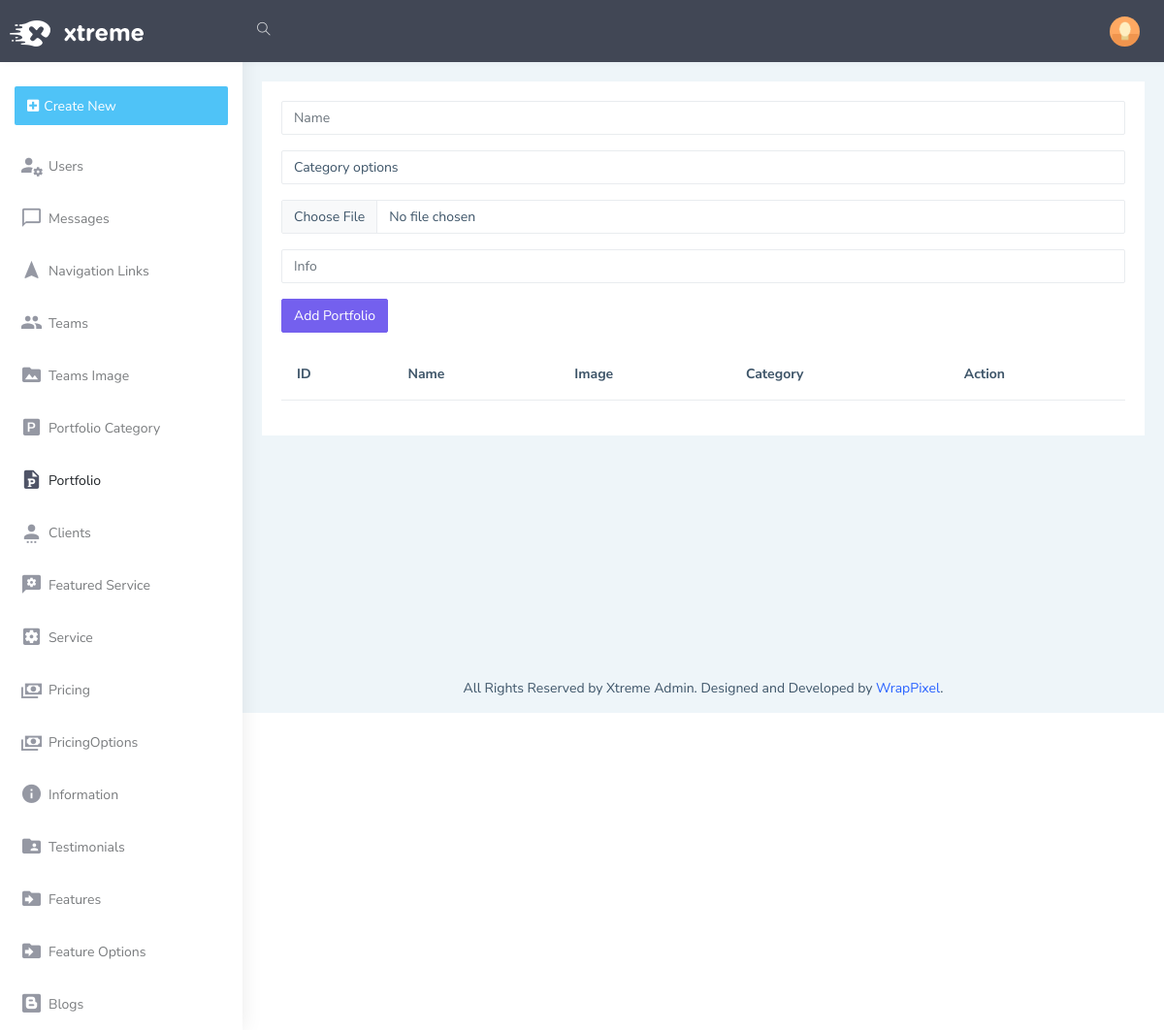
Before: /admin/portfolio with the older database file.
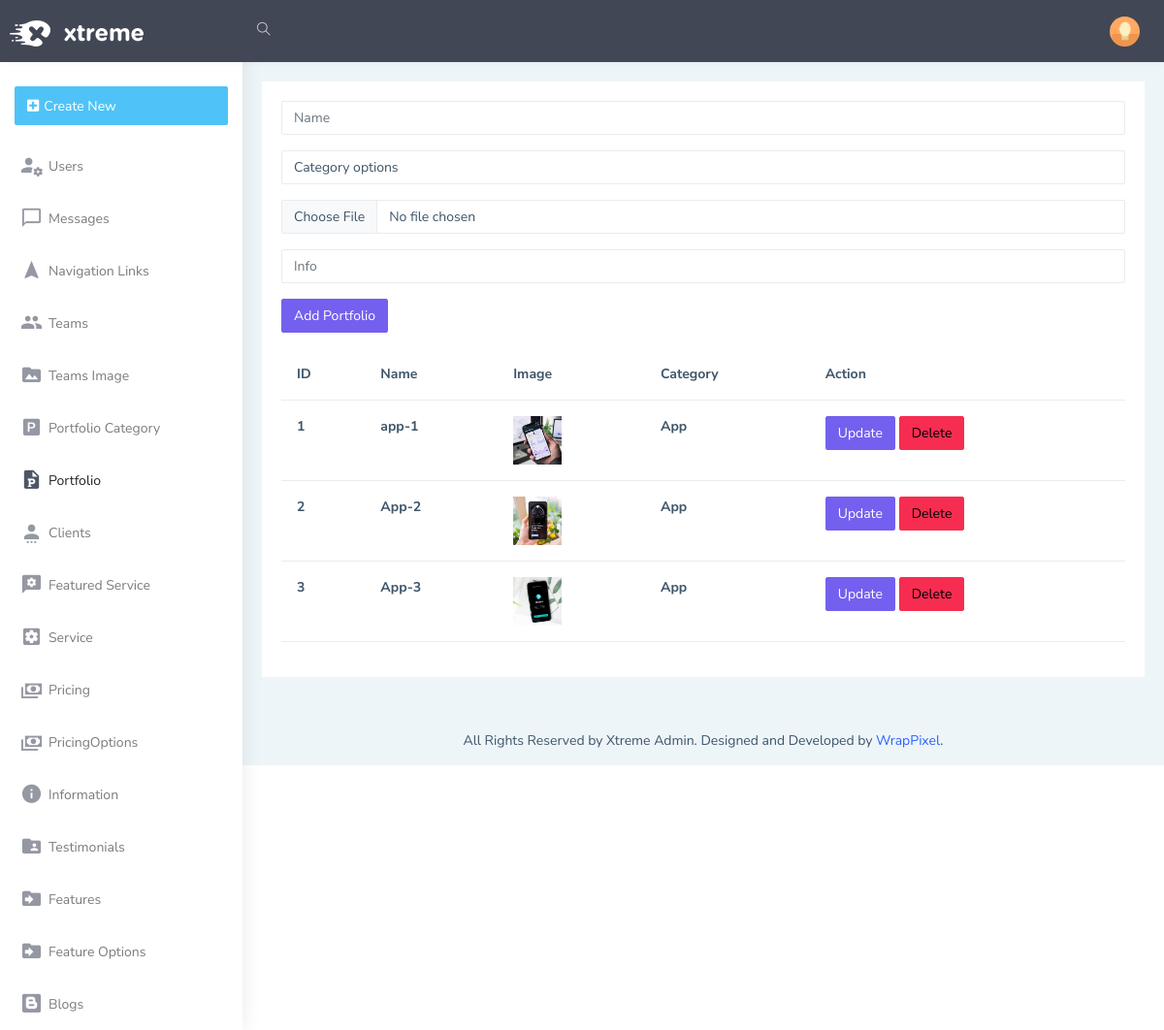
After: the same page with the newer database file.
### models.py (models this page shows)
class Portfolio(db.Model):
    Id=db.Column(db.Integer,primary_key=True,autoincrement=True)
    name=db.Column(db.String(25))
    Category_id=db.Column(db.Integer, db.ForeignKey('portfolio_category.Id'))
    img=db.Column(db.String(50))
    info=db.Column(db.String(100))

class PortfolioCategory(db.Model):
    Id=db.Column(db.Integer,primary_key=True,autoincrement=True)
    name=db.Column(db.String(50))
    portfolios=db.relationship('Portfolio', backref='portfolio_category', lazy=True)

### admin/routes/portfolio.py (the view)
@admin_bp.route('/portfolio', methods=['GET','POST'])
def portfolio():
    from models import PortfolioCategory
    categoies=PortfolioCategory.query.all()
    portfolios=Portfolio.query.all()
    portfolioform=PortfolioForm()
    return render_template('admin/portfolio/portfolio.html',portfolioform=portfolioform,categoies=categoies,portfolios=portfolios,PortfolioCategory=PortfolioCategory)

### admin/forms.py
class PortfolioForm(FlaskForm):
    name=StringField('name')
    category_id=IntegerField('category_id')
    img=FileField('img')
    info=StringField('info')
    submit=SubmitField('Add Portfolio')

### admin/templates/admin/portfolio/portfolio.html (shortened to what this page needs)
{% extends 'admin/layout.html' %}
{% block body %}
<form action="/admin/portfolio/add" method="POST" enctype="multipart/form-data">
    <div class="mb-3">
      {{portfolioform.name(class="form-control", id="exampleFormControlInput1", placeholder="Name")}}
    </div>
    <select name="Category" class="form-control">
      <option value="Category options">Category options</option>
    </select>
    <div class="mb-3">
      {{portfolioform.img(class="form-control my-3", id="exampleFormControlInput1", placeholder="Image")}}
    </div>
    <div class="mb-3">
      {{portfolioform.info(class="form-control", id="exampleFormControlInput1", placeholder="Info")}}
    </div>
    <div class="mb-3">
      {{portfolioform.submit(class="btn btn-primary", id="exampleFormControlInput1", placeholder="Add Portfolio")}}
    </div>
<table class="table">
  <thead>
    <tr>
      <th scope="col">ID</th>
      <th scope="col">Name</th>
      <th scope="col">Image</th>
      <th scope="col">Category</th>
      <th scope="col">Action</th>
    </tr>
  </thead>
  <tbody>
    {% for portfolio in portfolios %}
      <tr>
        <th>{{portfolio.Id}}</th>
        <th>{{portfolio.name}}</th>
        <th>
          <img src="/static/uploads/{{portfolio.img}}" style="width: 50px; height: 50px; object-fit:cover;">
        </th>
        <th>{{PortfolioCategory.query.filter_by(Id=portfolio.Category_id).first().name}}</th>
        <th>
          <a href="/admin/portfolio/edit/{{portfolio.Id}}" class="btn btn-primary">Update</a>
          <a href="/admin/portfolio/delete/{{portfolio.Id}}" class="btn btn-danger">Delete</a>
        </th>
      </tr>
    {% endfor %}
  </tbody>
</table>
{% endblock %}}

Changed rows visible on the page:
added Portfolio: Id "1", name "app-1", img (picture)
added PortfolioCategory: query.filter_by "App"
added Portfolio: Id "2", name "App-2", img (picture)
added Portfolio: Id "3", name "App-3", img (picture)
